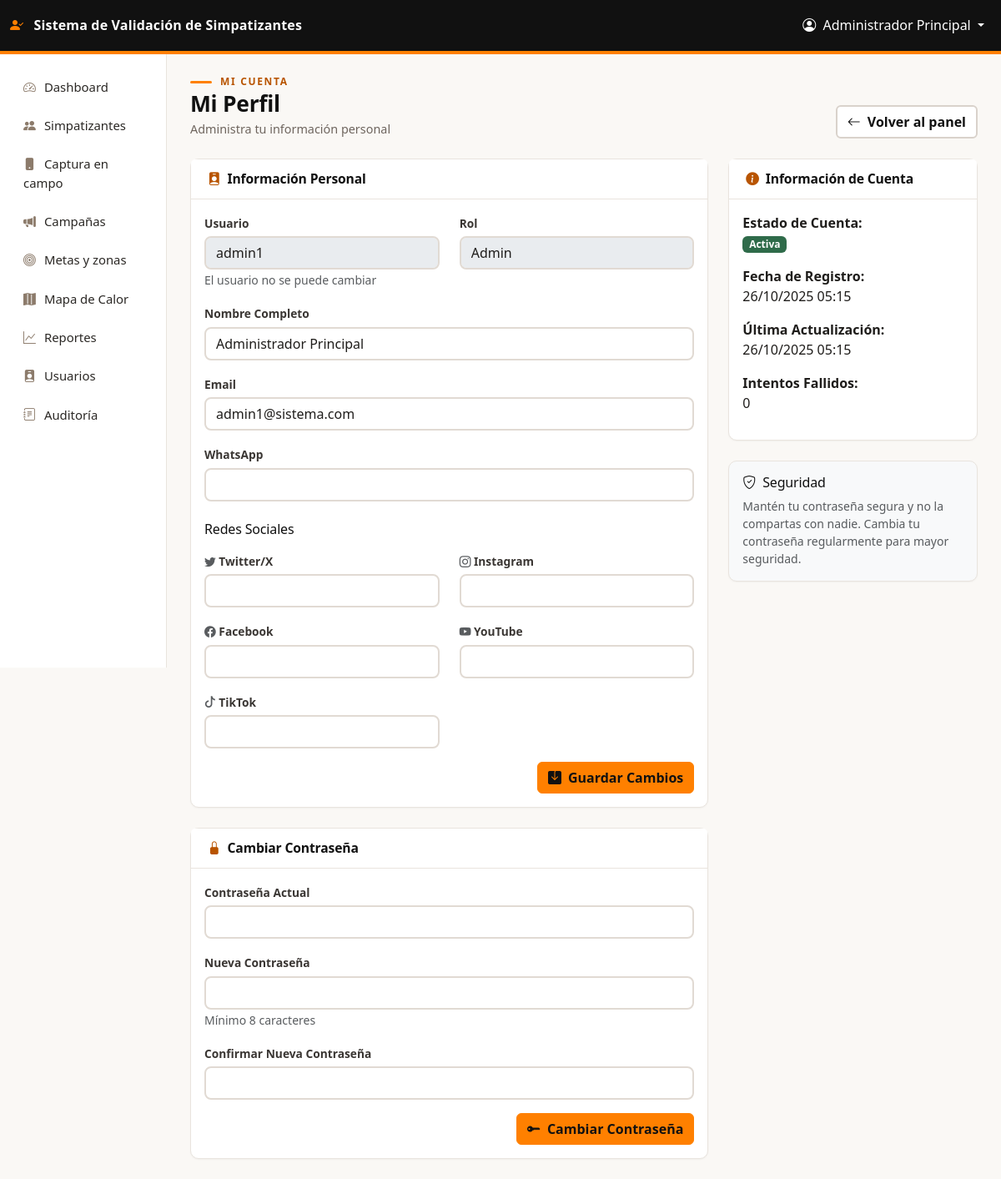
The app's page /public/perfil.php (signed in) with its own data.
### tables this page shows
CREATE TABLE IF NOT EXISTS usuarios (
    id INT AUTO_INCREMENT PRIMARY KEY,
    username VARCHAR(50) UNIQUE NOT NULL,
    email VARCHAR(100) UNIQUE NOT NULL,
    password VARCHAR(255) NOT NULL,
    nombre_completo VARCHAR(150) NOT NULL,
    rol ENUM('super_admin', 'admin', 'candidato', 'coordinador', 'capturista') NOT NULL DEFAULT 'capturista',
    activo TINYINT(1) DEFAULT 1,
    intentos_fallidos INT DEFAULT 0,
    bloqueado_hasta DATETIME NULL,
    whatsapp VARCHAR(20),
    twitter VARCHAR(100),
    instagram VARCHAR(100),
    facebook VARCHAR(100),
    youtube VARCHAR(100),
    tiktok VARCHAR(100),
    created_at TIMESTAMP DEFAULT CURRENT_TIMESTAMP,
    updated_at TIMESTAMP DEFAULT CURRENT_TIMESTAMP ON UPDATE CURRENT_TIMESTAMP,
    INDEX idx_rol (rol),
    INDEX idx_email (email),
    INDEX idx_activo (activo)
);

### config/Database.php (called while the page is built, shortened)
<?php
class Database {
    private static $instance = null;
    private $connection;
    private function __construct() {
        try {
            $dsn = "mysql:host=" . DB_HOST . ";dbname=" . DB_NAME . ";charset=" . DB_CHARSET;
            $options = [
                PDO::ATTR_ERRMODE => PDO::ERRMODE_EXCEPTION,
                PDO::ATTR_DEFAULT_FETCH_MODE => PDO::FETCH_ASSOC,
                PDO::ATTR_EMULATE_PREPARES => false,
                PDO::MYSQL_ATTR_INIT_COMMAND => "SET NAMES " . DB_CHARSET
            ];
            $this->connection = new PDO($dsn, DB_USER, DB_PASS, $options);
        } catch (PDOException $e) {
            error_log("Error de conexión a la base de datos: " . $e->getMessage());
            http_response_code(500);
            die("No fue posible conectar con la base de datos. Intente más tarde.");
        }
    }
    public static function getInstance() {
        if (self::$instance === null) {
            self::$instance = new self();
        }
        return self::$instance;
    }
    public function queryOne($sql, $params = []) {
        try {
            $stmt = $this->connection->prepare($sql);
            $stmt->execute($params);
            return $stmt->fetch();
        } catch (PDOException $e) {
            $this->registrarError($e, "queryOne");
            return false;
        }
    }
}

### app/helpers/security.php (called while the page is built, shortened)
<?php
function seguridad_iniciar_sesion() {
    $https = (!empty($_SERVER['HTTPS']) && $_SERVER['HTTPS'] !== 'off')
        || (($_SERVER['HTTP_X_FORWARDED_PROTO'] ?? '') === 'https');
}

### app/controllers/AuthController.php (called while the page is built, shortened)
<?php
require_once __DIR__ . '/../../config/Database.php';
require_once __DIR__ . '/../models/Usuario.php';
require_once __DIR__ . '/../helpers/security.php';
class AuthController {
    public function obtenerUsuarioId() {
        return $_SESSION['usuario_id'] ?? null;
    }
}

### app/models/Usuario.php (called while the page is built, shortened)
<?php
class Usuario {
    private $db;
    public function __construct() {
        $this->db = Database::getInstance();
    }
    public function obtenerPorId($id) {
        $sql = "SELECT * FROM usuarios WHERE id = ?";
        return $this->db->queryOne($sql, [$id]);
    }
}

### public/perfil.php (the view, shortened to what this page needs)
<?php
require_once __DIR__ . '/../config/Database.php';
require_once __DIR__ . '/../app/controllers/AuthController.php';
require_once __DIR__ . '/../app/models/Usuario.php';
$auth = new AuthController();
$auth->requiereAutenticacion();
$usuarioModel = new Usuario();
$usuario = $usuarioModel->obtenerPorId($auth->obtenerUsuarioId());
include __DIR__ . '/../app/views/layouts/header.php';
?>
<div class="container-fluid p-0">
    <div class="page-head">
        <div>
            <div class="eyebrow">Mi cuenta</div>
            <h1>Mi Perfil</h1>
            <div class="meta"><span>Administra tu información personal</span></div>
        </div>
        <a href="dashboard.php" class="btn btn-soft"><i class="bi bi-arrow-left me-2"></i>Volver al panel</a>
    </div>
    <div class="row">
        <div class="col-lg-8">
            <div class="card mb-4">
                <div class="card-header">
                    <h5 class="mb-0"><i class="bi bi-person-badge-fill me-2"></i>Información Personal</h5>
                </div>
                <div class="card-body">
                    <form method="POST" action="">
                        <div class="row mb-3">
                            <div class="col-md-6">
                                <label class="form-label">Usuario</label>
                                <input type="text" class="form-control" value="<?php echo htmlspecialchars($usuario['username']); ?>" disabled>
                                <small class="text-muted">El usuario no se puede cambiar</small>
                            </div>
                            <div class="col-md-6">
                                <label class="form-label">Rol</label>
                                <input type="text" class="form-control" value="<?php echo ucfirst(str_replace('_', ' ', $usuario['rol'])); ?>" disabled>
                            </div>
                        </div>
                        <div class="mb-3">
                            <label class="form-label">Nombre Completo</label>
                            <input type="text" class="form-control" name="nombre_completo"
                                   value="<?php echo htmlspecialchars($usuario['nombre_completo']); ?>" required>
                        </div>
                        <div class="mb-3">
                            <label class="form-label">Email</label>
                            <input type="email" class="form-control" name="email"
                                   value="<?php echo htmlspecialchars($usuario['email']); ?>" required>
                        </div>
                        <div class="mb-3">
                            <label class="form-label">WhatsApp</label>
                            <input type="tel" class="form-control" name="whatsapp"
                                   value="<?php echo htmlspecialchars($usuario['whatsapp'] ?? ''); ?>">
                        </div>
                        <h6 class="mt-4 mb-3">Redes Sociales</h6>
                        <div class="row">
                            <div class="col-md-6 mb-3">
                                <label class="form-label"><i class="bi bi-twitter text-muted"></i> Twitter/X</label>
                                <input type="text" class="form-control" name="twitter"
                                       value="<?php echo htmlspecialchars($usuario['twitter'] ?? ''); ?>">
                            </div>
                            <div class="col-md-6 mb-3">
                                <label class="form-label"><i class="bi bi-instagram text-muted"></i> Instagram</label>
                                <input type="text" class="form-control" name="instagram"
                                       value="<?php echo htmlspecialchars($usuario['instagram'] ?? ''); ?>">
                            </div>
                            <div class="col-md-6 mb-3">
                                <label class="form-label"><i class="bi bi-facebook text-muted"></i> Facebook</label>
                                <input type="text" class="form-control" name="facebook"
                                       value="<?php echo htmlspecialchars($usuario['facebook'] ?? ''); ?>">
                            </div>
                            <div class="col-md-6 mb-3">
                                <label class="form-label"><i class="bi bi-youtube text-muted"></i> YouTube</label>
                                <input type="text" class="form-control" name="youtube"
                                       value="<?php echo htmlspecialchars($usuario['youtube'] ?? ''); ?>">
                            </div>
                            <div class="col-md-6 mb-3">
                                <label class="form-label"><i class="bi bi-tiktok text-muted"></i> TikTok</label>
                                <input type="text" class="form-control" name="tiktok"
                                       value="<?php echo htmlspecialchars($usuario['tiktok'] ?? ''); ?>">
                            </div>
                        </div>
                        <div class="text-end">
                            <button type="submit" class="btn btn-primary">
                                <i class="bi bi-save-fill me-2"></i>Guardar Cambios
                            </button>
                        </div>
                    </form>
                </div>
            </div>
            <div class="card">
                <div class="card-header">
                    <h5 class="mb-0"><i class="bi bi-lock-fill me-2"></i>Cambiar Contraseña</h5>
                </div>
                <div class="card-body">
                    <form method="POST" action="">
                        <div class="mb-3">
                            <label class="form-label">Contraseña Actual</label>
                            <input type="password" class="form-control" name="password_actual" required>
                        </div>
                        <div class="mb-3">
                            <label class="form-label">Nueva Contraseña</label>
                            <input type="password" class="form-control" name="password_nuevo" required
                                   minlength="<?php echo PASSWORD_MIN_LENGTH; ?>">
                            <small class="text-muted">Mínimo <?php echo PASSWORD_MIN_LENGTH; ?> caracteres</small>
                        </div>
                        <div class="mb-3">
                            <label class="form-label">Confirmar Nueva Contraseña</label>
                            <input type="password" class="form-control" name="password_confirmar" required>
                        </div>
                        <div class="text-end">
                            <button type="submit" class="btn btn-primary">
                                <i class="bi bi-key-fill me-2"></i>Cambiar Contraseña
                            </button>
                        </div>
                    </form>
                </div>
            </div>
        </div>
        <div class="col-lg-4">
            <div class="card mb-4">
                <div class="card-header">
                    <h5 class="mb-0"><i class="bi bi-info-circle-fill me-2"></i>Información de Cuenta</h5>
                </div>
                <div class="card-body">
                    <ul class="list-unstyled">
                        <li class="mb-3">
                            <strong>Estado de Cuenta:</strong><br>
                            <?php if ($usuario['activo']): ?>
                                <span class="badge bg-success">Activa</span>
                            <?php else: ?>
                                <span class="badge bg-secondary">Inactiva</span>
                            <?php endif; ?>
                        </li>
                        <li class="mb-3">
                            <strong>Fecha de Registro:</strong><br>
                            <?php echo date('d/m/Y H:i', strtotime($usuario['created_at'])); ?>
                        </li>
                        <li class="mb-3">
                            <strong>Última Actualización:</strong><br>
                            <?php echo date('d/m/Y H:i', strtotime($usuario['updated_at'])); ?>
                        </li>
                        <li class="mb-3">
                            <strong>Intentos Fallidos:</strong><br>
                            <?php echo $usuario['intentos_fallidos']; ?>
                        </li>
                    </ul>
                </div>
            </div>
            <div class="card bg-light">
                <div class="card-body">
                    <h6><i class="bi bi-shield-check me-2"></i>Seguridad</h6>
                    <p class="small text-muted mb-0">
                        Mantén tu contraseña segura y no la compartas con nadie.
                        Cambia tu contraseña regularmente para mayor seguridad.
                    </p>
                </div>
            </div>
        </div>
    </div>
</div>
<?php include __DIR__ . '/../app/views/layouts/footer.php'; ?>

### public/css/theme.css (style rules this page uses)
:root { --navy-900: #111111; --navy-800: #1b1b1b; --navy-700: #b85400; --navy-600: #e67300; --steel: #8c7b6b; --slate-700: #3a3633; --slate-500: #6e655e; --slate-300: #d9d2cb; --slate-200: #e9e4de; --slate-100: #f4f1ed; --paper: #faf8f5; --gold: #ff8000; --primary-color: var(--navy-700); --secondary-color: var(--navy-800); --primary-gradient: linear-gradient(180deg, var(--navy-700), var(--navy-800)); --bs-primary: #b85400; --bs-primary-rgb: 31, 58, 95; --bs-link-color: #b85400; --bs-link-hover-color: #111111; --bs-body-color: #1f1d1b; --bs-border-color: #e9e4de; }
body { background: var(--paper); color: #1f1d1b; font-feature-settings: "tnum"; -webkit-font-smoothing: antialiased; }
h1, h2, h3, h4, h5, h6 { color: var(--navy-900); letter-spacing: -.01em; }
:root { --nav-h: 72px; }
.card { border: 1px solid var(--slate-200) !important; border-radius: 10px; box-shadow: 0 1px 2px rgba(17,17,17,.04) !important; transition: none; }
.card-header { background: #fff !important; border-bottom: 1px solid var(--slate-200); padding: 14px 20px; }
.card-header h5 { font-size: .98rem; font-weight: 600; }
.card-header h5 i { color: var(--steel); }
.btn { border-radius: 6px; font-weight: 500; }
.btn-primary, .btn-gradient { background: var(--navy-700); border-color: var(--navy-700); color: #fff; }
.page-head { display: flex; flex-wrap: wrap; align-items: flex-end; justify-content: space-between; gap: 16px; margin-bottom: 24px; }
.page-head .eyebrow { font-size: .75rem; text-transform: uppercase; letter-spacing: .14em; color: var(--gold); font-weight: 700; }
.page-head h1 { font-size: 1.65rem; font-weight: 700; margin: 2px 0 4px; }
.page-head .meta { color: var(--slate-500); font-size: .9rem; display: flex; flex-wrap: wrap; gap: 6px 18px; }
.btn-soft { background: #fff; border: 1px solid var(--slate-300); color: var(--navy-800); }
.form-label { font-weight: 600; font-size: .86rem; color: var(--slate-700); margin-bottom: .3rem; }
.badge.bg-success { background-color: #2f6b4a !important; }
:root { --brand: #ff8000; --brand-hover: #e67300; --brand-text: #b85400; --brand-tint: #fff0e0; --brand-tint-2: #ffe1c2; --ink: #111111; }
body { background: var(--paper); color: #1f1d1b; }
a { color: var(--brand-text); }
.page-head .eyebrow { color: var(--brand-text); }
.page-head .eyebrow::before { content: ""; display: inline-block; width: 26px; height: 3px; background: var(--brand); border-radius: 2px; vertical-align: middle; margin-right: 10px; }
h1, h2, h3, h4, h5, h6 { color: #111111; }
.btn-primary, .btn-gradient { background: var(--brand); border-color: var(--brand); color: #111; font-weight: 700; }
.btn-soft { background: #fff; border: 2px solid #d9d2cb; color: #111; font-weight: 600; }
.form-control, .form-select { border: 2px solid #e1dad3; border-radius: 8px; }
.card { border-color: #e9e4de !important; }
.card-header h5 i { color: var(--brand-text); }

### records on screen
usuarios: username "admin1", rol "Admin", nombre_completo "Administrador Principal", email "admin1@sistema.com", created_at "26/10/2025 05:15", updated_at "26/10/2025 05:15", intentos_fallidos "0"

### other values on screen
APP_NAME "Sistema de Validación de Simpatizantes"
$_SESSION['nombre_completo'] "Administrador Principal"
PASSWORD_MIN_LENGTH "8"
